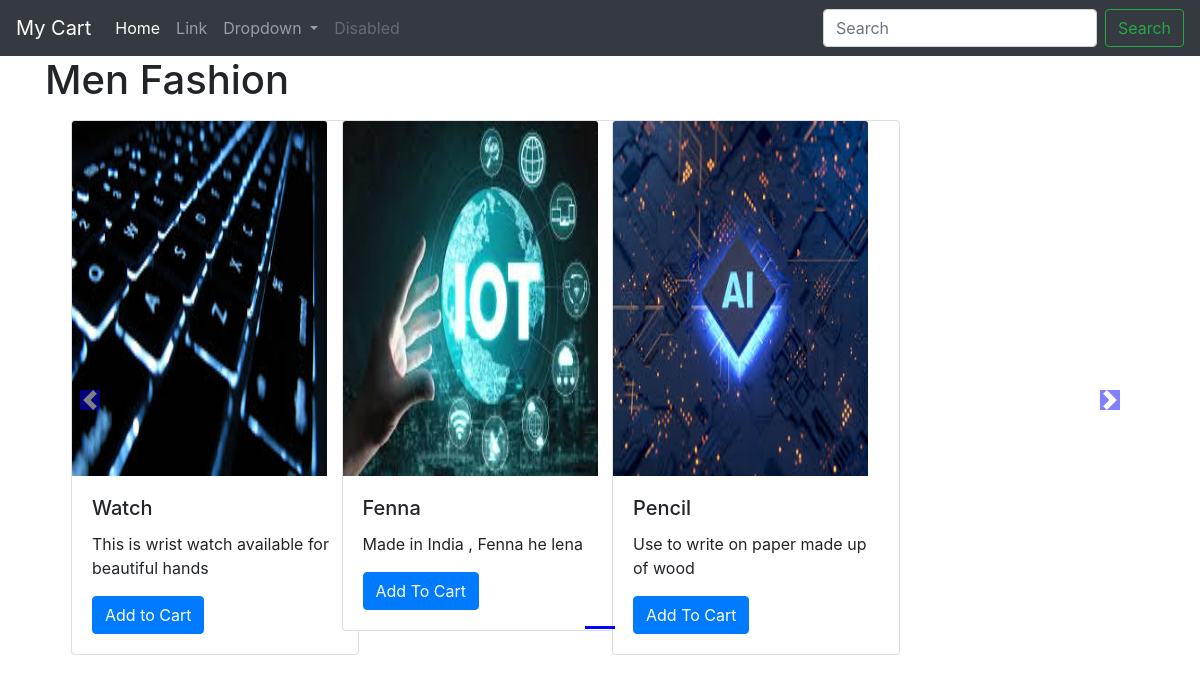
The app's page /shop/ with its own data.
### shop/models.py (models this page shows)
class Product(models.Model):
    product_id = models.AutoField
    product_name = models.CharField(max_length=50)
    category = models.CharField(max_length=50, default="")
    subcategory = models.CharField(max_length=50, default="")
    price = models.IntegerField(default=0)
    desc = models.CharField(max_length=300)
    pub_date = models.DateField()
    image = models.ImageField(upload_to='shop/images', default="")
    def __str__(self):
        return self.product_name

### shop/views.py (the view)
# urls.py: path("", views.index, name = "ShopHome")
def index(request):
    products = Product.objects.all()
    print(products)
    n=len(products)
    nslides = n//4+ceil((n/4)-(n//4))
    params = {'no_of_slides':nslides,'range':range(1,nslides),'product':products}
    return render(request, 'shop/index.html', params)

### shop/templates/shop/index.html (shortened to what this page needs)
{% extends 'shop/basic.html' %}
{% block body %}
{% load static %}
<div class="container">
    <h1>Men Fashion</h1>
<div id="demo" class="carousel slide my-3" data-ride="carousel">
    <ul class="carousel-indicators">
      <li data-target="#demo" data-slide-to="0" class="active"></li>
    </ul>
    <div class="container carousel-inner no-padding">
      <div class="carousel-item active">
        <div class="col-xs-3 col-sm-3 col-md-3">
          <div class="card" style="width: 18rem;">
            <img src='/media/{{product.0.image}}' class="card-img-top" alt="...">
            <div class="card-body">
                <h5 class="card-title">{{product.0.product_name}}</h5>
                <p class="card-text">{{product.0.desc}}</p>
                <a href="#" class="btn btn-primary">Add to Cart</a>
            </div>
          </div>
       </div>
        {% for i in product|slice:"1:"%}
        <div class="col-xs-3 col-sm-3 col-md-3">
          <div class="card" style="width: 18rem;">
            <img src='/media/{{i.image}}' class="card-img-top" alt="...">
            <div class="card-body">
              <h5 class="card-title">{{i.product_name}}</h5>
              <p class="card-text">{{i.desc}}</p>
              <a href="#" class="btn btn-primary">Add To Cart</a>
            </div>
          </div>
        </div>
        {% endfor %}
    </div>
</div>
</div>
    <a class="carousel-control-prev" href="#demo" data-slide="prev">
        <span class="carousel-control-prev-icon"></span>
    </a>
    <a class="carousel-control-next" href="#demo" data-slide="next">
        <span class="carousel-control-next-icon"></span>
    </a>
 {% endblock %}

### shop/templates/shop/basic.html (shortened to what this page needs)
<!doctype html>
<html lang="en">
  <head>
    <link rel="stylesheet" href="https://stackpath.bootstrapcdn.com/bootstrap/4.2.1/css/bootstrap.min.css">
  </head>
  <body>
    <nav class="navbar navbar-expand-lg navbar-dark bg-dark">
  <a class="navbar-brand" href="#">My Cart</a>
  <div class="collapse navbar-collapse" id="navbarSupportedContent">
    <ul class="navbar-nav mr-auto">
      <li class="nav-item active">
        <a class="nav-link" href="#">Home <span class="sr-only">(current)</span></a>
      </li>
      <li class="nav-item">
        <a class="nav-link" href="#">Link</a>
      </li>
      <li class="nav-item dropdown">
        <a class="nav-link dropdown-toggle" href="#" id="navbarDropdown" role="button" data-toggle="dropdown" aria-haspopup="true" aria-expanded="false">
          Dropdown
        </a>
      </li>
      <li class="nav-item">
        <a class="nav-link disabled" href="#" tabindex="-1" aria-disabled="true">Disabled</a>
      </li>
    </ul>
    <form class="form-inline my-2 my-lg-0">
      <input class="form-control mr-sm-2" type="search" placeholder="Search" aria-label="Search">
      <button class="btn btn-outline-success my-2 my-sm-0" type="submit">Search</button>
    </form>
  </div>
</nav>
{% block body %}  {% endblock  %}
  </body>
</html>

### records on screen
Product: image (picture), product_name "Watch", desc "This is wrist watch available for beautiful hands"
Product: image (picture), product_name "Fenna", desc "Made in India , Fenna he lena"
Product: image (picture), product_name "Pencil", desc "Use to write on paper made up of wood"
